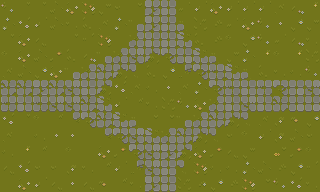

A level layout from a 2D game, rendered from its tile map. Below: a short description, then the map file with its tile-grid data intact:
An orthogonal 20x12 tile map with 16x16 px tiles, 1 tile layer (Capa de patrones 1).

<map version="1.10" tiledversion="1.11.0" orientation="orthogonal" renderorder="right-down" width="20" height="12" tilewidth="16" tileheight="16" infinite="0" nextlayerid="3" nextobjectid="1">
 <tileset firstgid="1" source="TX Tileset Grass_x16.tsx" />
 <layer id="1" name="Capa de patrones 1" width="20" height="12">
  <data encoding="csv">
6,20,20,18,29,30,10,9,17,42,33,27,31,29,31,31,31,19,8,24,
22,7,31,18,12,25,19,22,56,42,33,55,26,28,27,29,6,5,14,10,
20,29,4,1,20,3,30,1,61,33,33,62,25,28,2,14,6,27,8,12,
2,29,18,15,25,8,56,61,49,57,58,34,62,55,10,22,24,2,24,26,
19,18,14,29,56,61,50,57,53,25,14,59,58,41,62,55,25,12,16,6,
50,50,42,50,49,33,57,7,19,16,5,19,22,58,41,33,41,58,34,49,
41,33,41,49,49,50,62,31,11,12,26,6,29,61,33,49,33,50,34,34,
7,20,2,11,54,58,50,62,55,17,17,56,61,50,57,53,19,23,13,14,
19,1,16,5,5,1,54,58,49,62,61,50,57,53,9,2,31,23,18,9,
16,24,11,1,2,1,29,15,58,49,42,57,29,15,4,10,1,21,15,2,
4,7,9,9,23,12,11,31,59,49,33,53,30,16,16,22,18,28,14,3,
1,29,31,4,5,4,13,11,12,42,33,26,32,14,28,30,17,6,7,12
</data>
 </layer>
</map>
